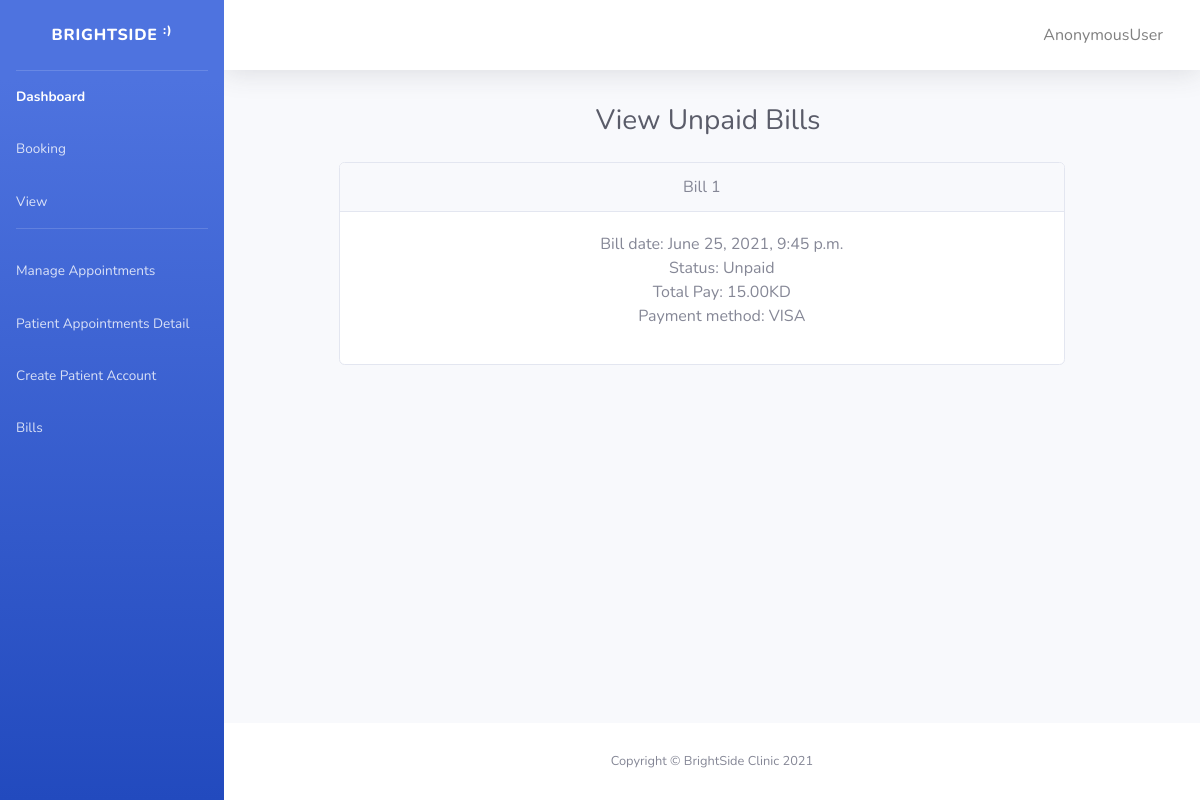
Screenshot of /brightside/unpaid_filter/ with the database file from the repository.
### brightside/models.py (models this page shows)
class Bill(models.Model):
  payment_method = (
        (0, "VISA"),
        (1, "Master Card"),
        (2, "Cash"),
        (3, "Knet")
    )
  STATUS = (
        (0, "Paid"),
        (1, "Unpaid"),
    )
  bill_id = models.CharField(max_length=15, unique=True)
  bill_date = models.DateTimeField(null=True)
  bill_status = models.IntegerField(choices=STATUS, default=1)
  total_pay = models.DecimalField(max_digits=8, decimal_places=2)
  payment_method = models.IntegerField(choices=payment_method, default=0)
  appointment = models.OneToOneField(Appointment,
          on_delete = models.CASCADE)
  patient = models.ForeignKey('Patient', on_delete=models.CASCADE)

### brightside/views.py (the view)
# urls.py: path('unpaid_filter/', views.unpaid_filter, name='unpaid-filter'),
def unpaid_filter(request):
  data={}
  bill = Bill.objects.filter(bill_status=1)
  data['unpaid'] = bill
  return render(request, "unpaid.html", context=data)

### brightside/templates/unpaid.html (shortened to what this page needs)
{% load static %}
<!DOCTYPE html>
<html lang="en">
<head>
    <link rel="stylesheet" type="text/css" href="{% static '/css/all.min.css' %}">
    <link rel="stylesheet" type="text/css" href="{% static '/css/index.css' %}">
    </head>
    <body id="page-top">
    <div id="wrapper">
        <ul class="navbar-nav bg-gradient-primary sidebar sidebar-dark accordion" id="accordionSidebar">
            <a class="sidebar-brand d-flex align-items-center justify-content-center" href="{% url 'index' %}">
                <div class="sidebar-brand-text mx-3">BrightSide <sup>:)</sup></div>
            </a>
            <hr class="sidebar-divider my-0">
            <li class="nav-item active">
                <a class="nav-link" href="{% url 'index' %}">
                    <span>Dashboard</span></a>
            <li class="nav-item">
                <a class="nav-link" href="{% url 'admin-booking' %}">
                    <span>Booking</span></a>
<a class="nav-link" href="{% url 'all_appointments' %}">
                    <span>View</span></a>
            <hr class="sidebar-divider d-none d-md-block">
            <a class="nav-link" href="{% url 'manage' %}">
                    <span>Manage Appointments</span></a>
                    <a class="nav-link" href="{% url 'patient-detail' %}">
                    <span>Patient Appointments Detail</span></a>
                    <a class="nav-link" href="{% url 'create-patient' %}">
                    <span>Create Patient Account</span></a>
                    <a class="nav-link" href="{% url 'bill-detail' %}">
                    <span>Bills</span></a>
        </ul>
            <div id="content-wrapper" class="d-flex flex-column">
                <div id="content">
                                  <nav class="navbar navbar-expand navbar-light bg-white topbar mb-4 static-top shadow">
                        <ul class="navbar-nav ml-auto">
                        <li class="btn">
                <a class="nav-link" href="{% url 'account_logout' %}">
                    <span>{{ user }}</span></a>
            </li>
                        </ul>
                    </nav>
                <div class="container-fluid">
                    <div class="mymargin" >
                    <div class="d-sm-flex align-items-center justify-content-between mb-4">
                       <div class="myh1"> <h1 class="h3 mb-0 text-gray-800">View Unpaid Bills</h1></div>
                    </div>
                    <div class="row">
                    <div class="row">
<div class="mysize" >
                        <div class="col-lg-6">
{% for x in unpaid %}
                            <div class="card mb-4">
                                <div class="card-header">
                                    Bill {{x.id}}
                                </div>
                                <div class="card-body" >
<ul>
<li>Bill date: {{ x.bill_date }}</li>
<li>Status: {{ x.get_bill_status_display }}</li>
 <li>Total Pay: {{ x.total_pay }}KD</li>
<li> Payment method: {{ x.get_payment_method_display }}</li>
</ul>
                                </div>
                            </div>
{% endfor %}
</div>
</div>
                            </div>
                        </div>
                    </div>
                </div>
            </div>
            <footer class="sticky-footer bg-white">
                <div class="container my-auto">
                    <div class="copyright text-center my-auto">
                        <span>Copyright &copy; BrightSide Clinic 2021</span>
                    </div>
                </div>
            </footer>
        </div>
    </div>
</body>
</html>

### brightside/templates/unpaid.html (style rules this page uses)
ul { list-style-type: none; }
.mymargin { margin: auto; width: 80%; padding: 10px; text-align: center; }
.myh1 { margin-left: 245px }
.mysize { width: 1500px; }

### rows the page displays
Bill: id "1", bill_date "June 25, 2021, 9:45 p.m.", bill_status "Unpaid", total_pay "15.00", payment_method "VISA"

### other values shown
{{ user }} "AnonymousUser"
